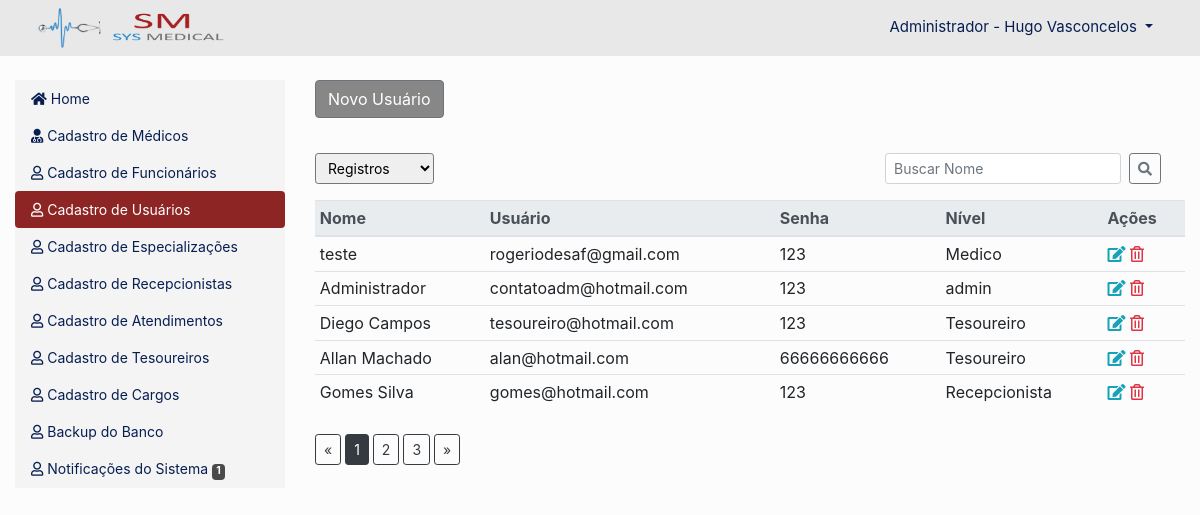
Page /painel-adm/index.php?acao=usuarios (signed in) on the committed database.
### tables this page shows
CREATE TABLE `usuarios` (
  `id` int(11) NOT NULL AUTO_INCREMENT,
  `nome` varchar(30) NOT NULL,
  `usuario` varchar(40) NOT NULL,
  `senha` varchar(200) NOT NULL,
  `senha_original` varchar(25) NOT NULL,
  `nivel` varchar(25) NOT NULL,
  PRIMARY KEY (`id`)
);

### painel-adm/consultas-notificacoes.php (called while the page is built, shortened)
<?php
$res_1 = $pdo->query("SELECT * from remedios where estoque <= '$nivel_estoque'");
$dados_1 = $res_1->fetchAll(PDO::FETCH_ASSOC);
$valor_1 = count($dados_1);
if ($valor_1 > 0) {
    @$item_1 = 1;
}
$total_notificacoes = @$item_1+@$item_2+@$item_3+@$item_4;

### config.php (called while the page is built, shortened)
<?php
$opcao1 = 5;
$nivel_estoque = 5;

### painel-adm/usuarios.php (the view, shortened to what this page needs)
<?php $pagina = 'usuarios'; ?>
<div class="row botao-novo">
	<div class="col-md-12">
		<a href="index.php?acao=<?php echo $pagina ?>&funcao=novo"  type="button" class="btn btn-secondary">Novo Usuário</a>
	</div>
</div>
<div class="row mt-4">
	<div class="col-md-6 col-sm-12">
		<form method="post">
		<div class="float-left">
				<select onChange="submit();" class="form-control-sm" id="exampleFormControlSelect1" name="itens-pagina">
					<option value="<?php echo @$item_paginado ?>"><?php echo @$item_paginado ?> Registros</option>
				</select>
		</div>
		</form>
	</div>
	<div class="col-md-6 col-sm-12">
		<div class="float-right mr-4">
			<form class="form-inline my-2 my-lg-0">
				<input class="form-control form-control-sm mr-sm-2" type="search" placeholder="Buscar Nome" aria-label="Search" name="txtbuscar">
				<button class="btn btn-outline-secondary btn-sm my-2 my-sm-0" type="submit" name="<?php echo $pagina; ?>"><i class="fas fa-search"></i></button>
			</form>
		</div>
	</div>
</div>
<table class="table table-sm mt-3">
	<thead class="thead-light">
		<tr>
			<th scope="col">Nome</th>
			<th scope="col">Usuário</th>
			<th scope="col">Senha</th>
			<th scope="col">Nível</th>
			<th scope="col">Ações</th>
		</tr>
	</thead>
	<tbody>
		<?php
		if(isset($_POST['itens-pagina'])){
			$itens_por_pagina = $_POST['itens-pagina'];
			@$_GET['pagina'] = 0;
		}elseif(isset($_GET['itens'])){
			$itens_por_pagina = $_GET['itens'];
		}
		else{
			$itens_por_pagina = $opcao1;
		}
		$pagina_pag = intval(@$_GET['pagina']);
		$limite = $pagina_pag * $itens_por_pagina;
		$caminho_pag = 'index.php?acao='.$pagina.'&';
		if(isset($_GET[$item4]) and $_GET['txtbuscar'] != ''){
			$nome_buscar = '%'.$_GET['txtbuscar'].'%';
			$res = $pdo->prepare("SELECT * from usuarios where nome LIKE :nome order by nome asc");
			$res->bindValue(":nome", $nome_buscar);
			$res->execute();
		}else{
			$res = $pdo->query("SELECT * from usuarios order by id desc LIMIT $limite, $itens_por_pagina");
		}
		$dados = $res->fetchAll(PDO::FETCH_ASSOC);
		$res_todos = $pdo->query("SELECT * from usuarios");
		$dados_total = $res_todos->fetchAll(PDO::FETCH_ASSOC);
		$num_total = count($dados_total);
		$num_paginas = ceil($num_total/$itens_por_pagina);
		for ($i=0; $i < count($dados); $i++) {
			$id = $dados[$i]['id'];
			$nome = $dados[$i]['nome'];
			$usuario = $dados[$i]['usuario'];
			$senha_original = $dados[$i]['senha_original'];
			$nivel = $dados[$i]['nivel'];
			?>
			<tr>
				<td><?php echo $nome ?></td>
				<td><?php echo $usuario ?></td>
				<td><?php echo $senha_original ?></td>
				<td><?php echo $nivel ?></td>
				<td>
					<a href="index.php?acao=<?php echo $pagina; ?>&funcao=editar&id=<?php echo $id ?>"><i class="fas fa-edit text-info"></i></a>
					<a href="index.php?acao=<?php echo $pagina; ?>&funcao=excluir&id=<?php echo $id ?>"><i class="far fa-trash-alt text-danger"></i></a>
				</td>
			</tr>
		<?php } ?>
	</tbody>
</table>
<?php
if(!isset($_GET[$pagina])){ ?>
<nav class="paginacao" aria-label="Page navigation example">
          <ul class="pagination">
            <li class="page-item">
              <a class="btn btn-outline-dark btn-sm mr-1" href="<?php echo $caminho_pag; ?>pagina=0&itens=<?php echo $itens_por_pagina ?>" aria-label="Previous">
                <span aria-hidden="true">&laquo;</span>
              </a>
            </li>
            <?php
            for($i=0;$i<$num_paginas;$i++){
            $estilo = "";
            if($pagina_pag == $i)
              $estilo = "active";
            ?>
             <li class="page-item"><a class="btn btn-outline-dark btn-sm mr-1 <?php echo $estilo; ?>" href="<?php echo $caminho_pag; ?>pagina=<?php echo $i; ?>&itens=<?php echo $itens_por_pagina ?>"><?php echo $i+1; ?></a></li>
          <?php } ?>
            <li class="page-item">
              <a class="btn btn-outline-dark btn-sm" href="<?php echo $caminho_pag; ?>pagina=<?php echo $num_paginas-1; ?>&itens=<?php echo $itens_por_pagina ?>" aria-label="Next">
                <span aria-hidden="true">&raquo;</span>
              </a>
            </li>
          </ul>
</nav>
<?php } ?>

### painel-adm/index.php (shortened to what this page needs)
<?php
require_once("../conexao.php");
require_once("../config.php");
require_once("consultas-notificacoes.php");
$notificacoes = 3;
$item1 = 'home';
$item2 = 'medicos';
$item3 = 'funcionarios';
$item4 = 'usuarios';
$item5 = 'espec';
$item6 = 'recepcionistas';
$item7 = 'atendimentos';
$item8 = 'tesoureiros';
$item9 = 'cargos';
$item10 = 'backup';
$item11 = 'notificacoes';
if(@$_GET['acao'] == $item1){
	$item1ativo = 'active';
}elseif(@$_GET['acao'] == $item2 or isset($_GET[$item2])){
	$item2ativo = 'active';
}elseif(@$_GET['acao'] == $item3){
	$item3ativo = 'active';
}elseif(@$_GET['acao'] == $item4 or isset($_GET[$item4])){
	$item4ativo = 'active';
}elseif(@$_GET['acao'] == $item5){
	$item5ativo = 'active';
}elseif(@$_GET['acao'] == $item6){
	$item6ativo = 'active';
}elseif(@$_GET['acao'] == $item7){
	$item7ativo = 'active';
}elseif(@$_GET['acao'] == $item8){
	$item8ativo = 'active';
}elseif(@$_GET['acao'] == $item9){
	$item9ativo = 'active';
}elseif(@$_GET['acao'] == $item10){
	$item10ativo = 'active';
}elseif(@$_GET['acao'] == $item11){
	$item11ativo = 'active';
}else{
	$item1ativo = 'active';
}
?>
<!DOCTYPE html>
<html lang="pt-br">
<head>
	<link rel="stylesheet" href="https://stackpath.bootstrapcdn.com/bootstrap/4.4.1/css/bootstrap.min.css">
	<link rel="stylesheet" href="../css/painel.css">
	<link rel="stylesheet" href="https://cdnjs.cloudflare.com/ajax/libs/font-awesome/5.11.2/css/all.css">
</head>
<body>
	<nav class="navbar navbar-light bg-light">
		<div class="col-md-12">
			<img class="float-left" src="../img/logo-painel.png">
			<li class="float-right nav-item dropdown">
				<a class="nav-link dropdown-toggle" href="#" id="navbarDropdown" role="button" data-toggle="dropdown" aria-haspopup="true" aria-expanded="false">
					Administrador - <?php echo $_SESSION['nome_usuario']; ?>
				</a>
			</li>
		</div>
	</nav>
	<div class="container-fluid mt-4">
		<div class="row">
			<div class="col-md-3 col-sm-12 mb-4">
				<div class="nav flex-column nav-pills" id="v-pills-tab" role="tablist" aria-orientation="vertical">
					<a class="nav-link <?php echo @$item1ativo ?>" id="v-pills-home-tab" href="index.php?acao=<?php echo $item1 ?>" role="tab" aria-controls="v-pills-home" aria-selected="true"><i class="fas fa-home mr-1"></i>Home</a>
					<a class="nav-link <?php echo @$item2ativo ?>"  id="link-medicos"  href="index.php?acao=<?php echo $item2 ?>" role="tab" aria-controls="v-pills-profile"  aria-selected="false"><i class="fas fa-user-md mr-1"></i>Cadastro de Médicos</a>
					<a class="nav-link <?php echo @$item3ativo ?>" id="v-pills-messages-tab"  href="index.php?acao=<?php echo $item3 ?>" role="tab" aria-controls="v-pills-messages" aria-selected="false"><i class="far fa-user mr-1"></i>Cadastro de Funcionários</a>
					<a class="nav-link <?php echo @$item4ativo ?>" id="v-pills-messages-tab"  href="index.php?acao=<?php echo $item4 ?>" role="tab" aria-controls="v-pills-messages" aria-selected="false"><i class="far fa-user mr-1"></i>Cadastro de Usuários</a>
					<a class="nav-link <?php echo @$item5ativo ?>" id="v-pills-messages-tab"  href="index.php?acao=<?php echo $item5 ?>" role="tab" aria-controls="v-pills-messages" aria-selected="false"><i class="far fa-user mr-1"></i>Cadastro de Especializações</a>
					<a class="nav-link <?php echo $item6ativo ?>" id="v-pills-messages-tab"  href="index.php?acao=<?php echo $item6 ?>" role="tab" aria-controls="v-pills-messages" aria-selected="false"><i class="far fa-user mr-1"></i>Cadastro de Recepcionistas</a>
					<a class="nav-link <?php echo $item7ativo ?>" id="v-pills-messages-tab"  href="index.php?acao=<?php echo $item7 ?>" role="tab" aria-controls="v-pills-messages" aria-selected="false"><i class="far fa-user mr-1"></i>Cadastro de Atendimentos</a>
					<a class="nav-link <?php echo $item8ativo ?>" id="v-pills-messages-tab"  href="index.php?acao=<?php echo $item8 ?>" role="tab" aria-controls="v-pills-messages" aria-selected="false"><i class="far fa-user mr-1"></i>Cadastro de Tesoureiros</a>
					<a class="nav-link <?php echo $item9ativo ?>" id="v-pills-messages-tab"  href="index.php?acao=<?php echo $item9 ?>" role="tab" aria-controls="v-pills-messages" aria-selected="false"><i class="far fa-user mr-1"></i>Cadastro de Cargos</a>
					<a class="nav-link <?php echo $item10ativo ?>" id="v-pills-messages-tab"  href="backup.php?acao=<?php echo $item10 ?>" role="tab" aria-controls="v-pills-messages" aria-selected="false"><i class="far fa-user mr-1"></i>Backup do Banco</a>
					<?php 	if($notificacoes > 0){ ?>
						<a class="nav-link <?php echo $item11ativo ?>" id="v-pills-messages-tab"  href="index.php?acao=<?php echo $item11 ?>" role="tab" aria-controls="v-pills-messages" aria-selected="false"><i class="far fa-user mr-1"></i>Notificações do Sistema <span class="badge badge-secondary"><?php echo $total_notificacoes ?></span></a>
					<?php 	} ?>
				</div>
			</div>
			<div class="col-md-9 col-sm-12">
				<div class="tab-content" id="v-pills-tabContent">
					<div class="tab-pane fade show active"  role="tabpanel">
						<?php if(@$_GET['acao'] == $item1){
							include_once($item1.".php");
						}elseif(@$_GET['acao'] == $item2 or isset($_GET[$item2])){
							include_once($item2.".php");
						}elseif(@$_GET['acao'] == $item3){
							include_once($item3.".php");
						}elseif(@$_GET['acao'] == $item4 or isset($_GET[$item4])){
							include_once($item4.".php");
						}elseif(@$_GET['acao'] == $item5){
							include_once($item5.".php");
						}elseif(@$_GET['acao'] == $item6){
							include_once($item6.".php");
						}elseif(@$_GET['acao'] == $item7){
							include_once($item7.".php");
						}elseif(@$_GET['acao'] == $item8){
							include_once($item8.".php");
						}elseif(@$_GET['acao'] == $item9){
							include_once($item9.".php");
						}elseif(@$_GET['acao'] == $item11){
							include_once($item11.".php");
						}else{
							include_once($item1.".php");
						}
						?>
					</div>
				</div>
			</div>
		</div>
	</div>
</body>
</html>

### css/painel.css (style rules this page uses)
body { background-color:#fcfcfc; }
.navbar { background-color:#e8e8e8 !important; }
.navbar img { width:200px; }
.navbar li { list-style: none; }
.navbar a { color:#071e51; font-size:15px; }
.nav { background-color:#f4f4f4 !important; }
.nav a { color:#071e51; font-size:14px; }
.nav .active { background-color:#8d2525 !important; }
.badge { background-color:#4A4A4A !important; color:#FFF; }
.btn-secondary { background-color:#878787 !important; }
.botao-novo { margin-bottom:35px; }
.paginacao { margin-top:25px; }

### rows in the picture
usuarios: nome "teste", usuario "rogeriodesaf@gmail.com", senha_original "123", nivel "Medico"
usuarios: nome "Administrador", usuario "contatoadm@hotmail.com", senha_original "123", nivel "admin"
usuarios: nome "Diego Campos", usuario "tesoureiro@hotmail.com", senha_original "123", nivel "Tesoureiro"
usuarios: nome "Allan Machado", usuario "alan@hotmail.com", senha_original "66666666666", nivel "Tesoureiro"
usuarios: nome "Gomes Silva", usuario "gomes@hotmail.com", senha_original "123", nivel "Recepcionista"

### other values in the picture
$_SESSION['nome_usuario'] "Hugo Vasconcelos"
$total_notificacoes "1"
